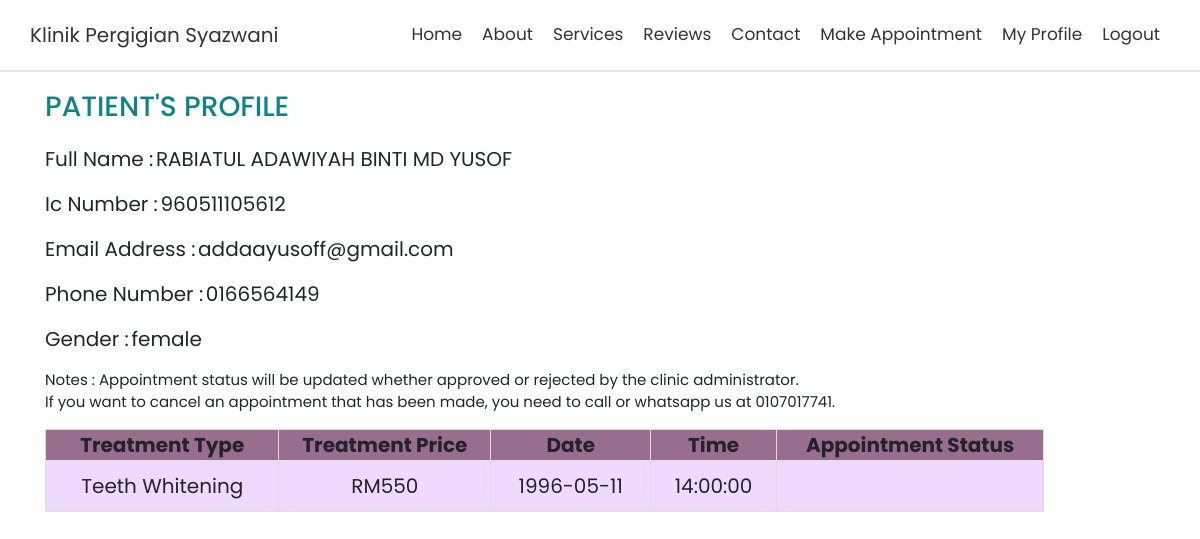
Screenshot of /profile.php (signed in) with the database file from the repository.
### tables this page shows
CREATE TABLE `user` (
  `fullname` varchar(50) NOT NULL,
  `ic` varchar(20) NOT NULL,
  `emailaddress` varchar(50) NOT NULL,
  `phoneno` varchar(20) NOT NULL,
  `gender` varchar(20) NOT NULL,
  `password` varchar(50) NOT NULL
);

CREATE TABLE `booking` (
  `id` int(250) NOT NULL,
  `emailaddress` varchar(50) NOT NULL,
  `date` date NOT NULL,
  `time` time NOT NULL,
  `treatmenttype` varchar(50) NOT NULL,
  `status` varchar(50) NOT NULL
);

CREATE TABLE `treatment` (
  `bil` int(100) NOT NULL,
  `treatmenttype` varchar(50) NOT NULL,
  `treatmentdesc` varchar(250) NOT NULL,
  `treatmentprice` varchar(100) NOT NULL
);

### profile.php (the view, shortened to what this page needs)
<!DOCTYPE html>
<html>
  <head>
   <link rel="stylesheet" href="https://cdnjs.cloudflare.com/ajax/libs/font-awesome/6.0.0/css/all.min.css">
<link rel="stylesheet" href="https://cdnjs.cloudflare.com/ajax/libs/bootstrap/4.6.1/css/bootstrap.min.css">
<link rel="stylesheet" href="css/style.css">
  </head>
  <body>
  <header>
    <?php include "banner.php"; ?>
    </header>
<?php
$conn = mysqli_connect('localhost','root','','appointment') or die('connection failed');
$user=$_SESSION['email'];
$sql = "SELECT * FROM  user u WHERE u.emailaddress= '$user'";
$result = $conn->query($sql);
  if ($result->num_rows > 0) {
    while($row = $result->fetch_assoc()) {
        $email=$row["emailaddress"];
        $fname=$row["fullname"];
        $icno=$row["ic"];
        $phoneno=$row["phoneno"];
        $gender=$row["gender"];
        }
    }
    else{
    echo'<font color=red>No record found';
    }
?>
      <div class="main-content">
        <div class="container">
          <div class="register-area">
            <form role="form" id="register-form" >
            <h3 style="color: #0E8388; font-size: 28px; padding-top: 90px;">PATIENT'S PROFILE</h3> <br>
            <div class="form-group">
                <label for="fname">Full Name : </label>
                <label><?php echo $fname?></label>
              </div>
              <div class="form-group">
                <label for="icno">Ic Number : </label>
                <label><?php echo $icno?></label>
              </div>
              <div class="form-group">
                <label for="email">Email Address : </label>
                <label><?php echo $email?></label>
              </div>
              <div class="form-group">
                <label for="phoneno">Phone Number : </label>
                <label><?php echo $phoneno?></label>
              </div>
              <div class="form-group">
                <label for="gender">Gender : </label>
                <label><?php echo $gender?></label>
              </div>
                <table class="form-group">
                <tr>
                    <th>Treatment Type</th>
                    <th>Treatment Price</th>
                    <th>Date</th>
                    <th>Time</th>
                    <th> Appointment Status</th>
                </tr>
                <small style="font-size: 15px;">Notes :  Appointment status will be updated whether approved or rejected by the clinic administrator. <br>
                If you want to cancel an appointment that has been made, you need to call or whatsapp us at 0107017741.</small>
                <br> <br>
    <?php
    $sql2 = "SELECT * FROM booking b, treatment t WHERE b.treatmentType = t.treatmentType AND b.emailaddress = '$user'";
    $result2 = $conn->query($sql2);
    if ($result2->num_rows > 0) {
        while($row = $result2->fetch_assoc()) {
        $treatment=$row["treatmenttype"];
        $price=$row["treatmentprice"];
        $date=$row["date"];
        $time=$row["time"];
        $status=$row["status"];
    ?>
          <tr>
                     <td><?php echo $treatment?></td>
                     <td><?php echo $price?></td>
                    <td><?php echo $date?></td>
                    <td><?php echo $time?></td>
                    <td><?php echo $status?></td>
                 </tr>
<?php
         }
    }
    else{
    echo'<font color=red>No record found';
    }
?>
                </table>
              </form>
            </div>
        </div>
      </div>
  </body>
</html>

### css/style.css (style rules this page uses)
:root { --blue:#00b8b8; --black:#333; --white:#fff; --light-color:#666; --light-bg:#eee; --border:.2rem solid rgba(0,0,0,.1); --box-shadow:0 .5rem 1rem rgba(0,0,0,.1); }
* { font-family: 'Poppins', sans-serif; margin:0; padding:0; box-sizing: border-box; outline: none; border:none; text-decoration: none !important; }
html { font-size: 62.5%; overflow-x: hidden; scroll-behavior: smooth; scroll-padding-top: 6.5rem; }

### profile.php (style rules this page uses)
table { border-collapse: collapse; width: 90%; }
table, td, th { border: 1px solid #ddd; text-align: center; font-size:20px; }
th { background-color: #986D8E; }
td { padding: 10px; text-align: center; background-color: #F0D9FF; }
h3 { font-size:25px; padding-top:10%; }
label { font-size:20px; }

### rows the page displays
user: fullname "RABIATUL ADAWIYAH BINTI MD YUSOF", ic "960511105612", emailaddress "addaayusoff@gmail.com", phoneno "0166564149", gender "female"
booking: treatment.treatmenttype "Teeth Whitening", treatment.treatmentprice "RM550", date "1996-05-11", time "14:00:00"
